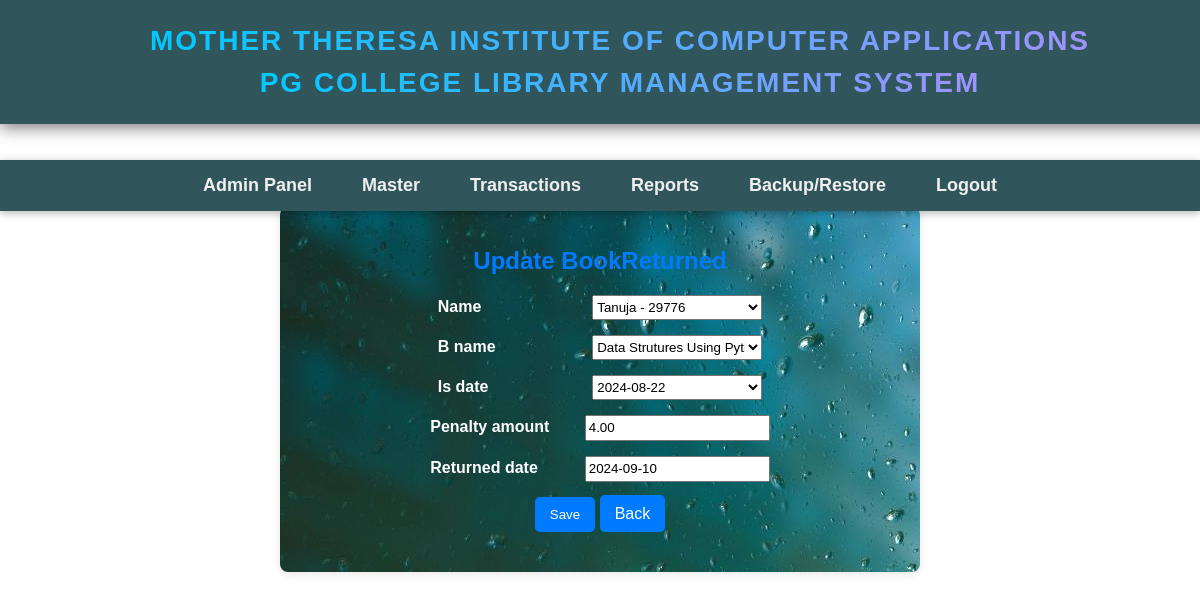
The page /booksreturn/1/edit/ on the database its author committed.
### app1/models.py (models this page shows, shortened)
class BookReturned(models.Model):
    name=models.ForeignKey(StudentMaster,on_delete=models.CASCADE)
    b_name=models.ForeignKey(Book,on_delete=models.CASCADE)
    is_date=models.ForeignKey(BookIssued,on_delete=models.CASCADE) ####
    penalty_amount = models.DecimalField(max_digits=6, decimal_places=2, default=0.00)###
    returned_date=models.DateField()

### app1/views.py (the view)
# urls.py: path('booksreturn/<int:pk>/edit/', views.bookreturn_update, name='bookreturn_update'),
def bookreturn_update(request, pk):
    book = get_object_or_404(BookReturned, pk=pk)
    if request.method == "POST":
        form = BookReturnForm(request.POST, instance=book)
        if form.is_valid():
            form.save()
            messages.success(request, "BookReturned updated successfully!")
            return redirect('bookreturn_list')
        else:
            messages.error(request, "Please correct the errors below.")
    else:
        form = BookReturnForm(instance=book)
    return render(request, 'bookreturn_form.html', {'form': form})

### app1/forms.py
class BookReturnForm(forms.ModelForm):
     class Meta:
          model=BookReturned
          fields='__all__'

### app1/models.py (called while the page is built)
    def __str__(self):
        return f'{self.studentName} - {self.studentRegNo}'

    def __str__(x):
        return x.title

    def __str__(d):
        return str(d.issue_date)

### app1/templates/bookreturn_form.html (shortened to what this page needs)
{% extends "home.html" %}
{% load static %}
{% block content %}
<br>
<div style="text-align: center; background-image:url('{% static "img/water.jpg" %}'); padding: 20px; border-radius: 8px; box-shadow: 0 2px 10px rgba(0, 0, 0, 0.1); margin: auto; max-width: 600px;">
    <h2 style="margin-bottom: 20px; color: #007bff;">
        {% if form.instance.pk %}
            Update BookReturned
        {% else %}
            Create BookReturned
        {% endif %}
    </h2>
    <form method="POST" style="margin: 20px 0;">
        <div style="display: flex; flex-direction: column; align-items: center;">
            {% for field in form %}
            <div style="margin-bottom: 15px; width: 100%;" id="div2">
                <label style="text-align: left; font-weight: bold;">{{ field.label }}</label>
                {{ field }}
            </div>
            {% endfor %}
        </div>
        <button type="submit" style="padding: 10px 15px; background-color: #007bff; color: white; border-radius: 5px; border: none; cursor: pointer;">Save</button>
        <a href="{% url 'bookreturn_list' %}" style="padding: 10px 15px; background-color: #007bff; color: white; border-radius: 5px; text-decoration: none;">Back</a>
    </form>
</div>
{% endblock %}

### rows shown on the page
BookReturned: form "Tanuja - 29776" "Data Strutures Using Python" "2024-08-22" "4.00" "2024-09-10"

### other values the page prints
{{ field.label }} "Name" "B name" "Is date" "Penalty amount" "Returned date"
